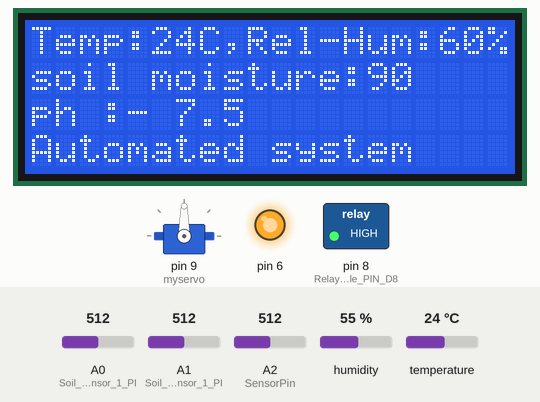
This sketch was run on a simulated Arduino Uno, built with avr-gcc and run on an emulated ATmega328P. On the bench: 20×4 character LCD, servo, switched loads named in the sketch (green lamp = pin HIGH), output pins drawn as LEDs (lit = HIGH). Dashed ring = blinking. Inputs (shaded band) come from the test bench; at power-on: A0 (Soil_Moisture_Sensor_1_PI) = 512, A1 (Soil_Moisture_Sensor_1_PI) = 512, A2 (SensorPin) = 512, humidity 55 %, temperature 24 °C. What the sketch prints to the serial monitor is not drawn.

Above: at 0.1 s.
2.0 s: A0 (Soil_Moisture_Sensor_1_PI) set to 963
3.8 s: A0 (Soil_Moisture_Sensor_1_PI) set to 996
At 6.0 s:
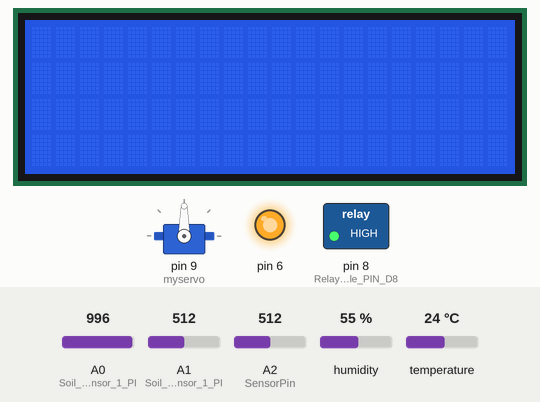
9.9 s: A1 (Soil_Moisture_Sensor_1_PI) set to 973
12.9 s: A1 (Soil_Moisture_Sensor_1_PI) set to 988
At 16.8 s:
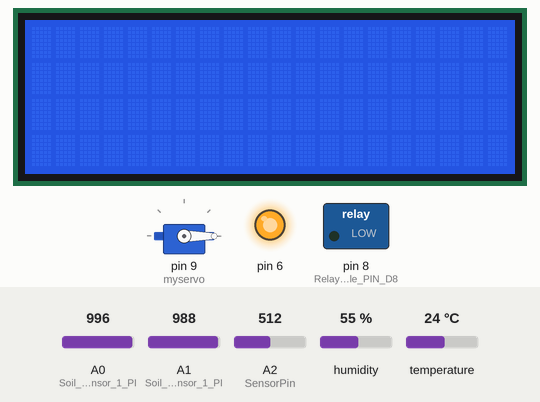
19.0 s: A1 (Soil_Moisture_Sensor_1_PI) set to 970
At 21.7 s:
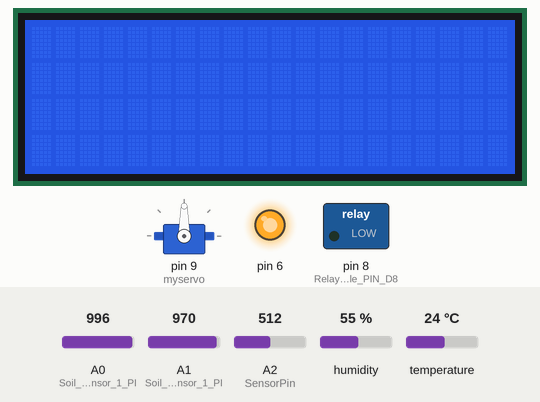
25.1 s: A1 (Soil_Moisture_Sensor_1_PI) set to 990
At 26.8 s:
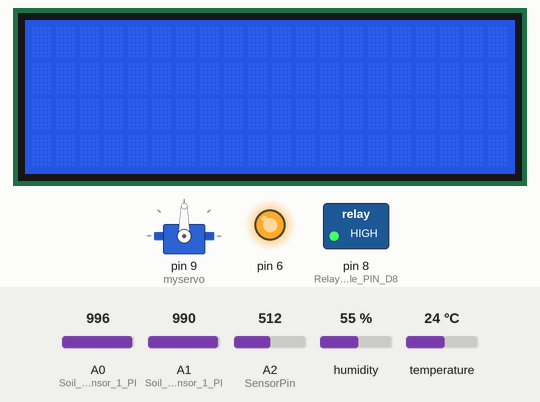
Timing chart, 0 to 32.2 s (numbered marks = the images above; inputs shaded):
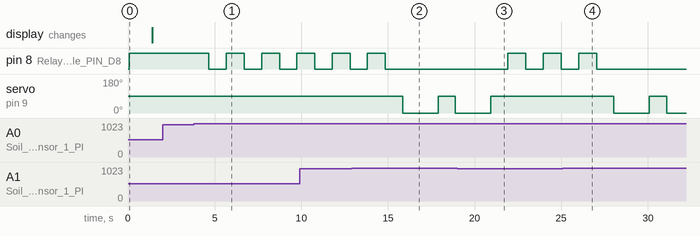

Measured:
- the behaviour switches between 979 and 980 on A0 (Soil_Moisture_Sensor_1_PI) (found by bisection; images 0 and 1)
- the behaviour switches between 979 and 980 on A1 (Soil_Moisture_Sensor_1_PI) (found by bisection; images 1 and 2)
- after the input at 2.0 s, every drawn part: stays the same
- after the input at 3.8 s, pin 8 (Relay_Module_PIN_D8): alternates HIGH for 1.0 s and LOW for 1.0 s, starting after 0.87 s
- after the input at 12.9 s, pin 8 (Relay_Module_PIN_D8): goes on until 14.9 s, then stays LOW; servo on pin 9 (myservo): 90° → 0° after 3.0 s, → 90° 2.0 s later, → 0° 1.0 s later
- after the input at 19.0 s, pin 8 (Relay_Module_PIN_D8): alternates HIGH for 1.0 s and LOW for 1.0 s, starting after 2.9 s; servo on pin 9 (myservo): goes on until 20.9 s, then stays 90°
- after the input at 25.1 s, pin 8 (Relay_Module_PIN_D8): goes on until 27.0 s, then stays LOW; servo on pin 9 (myservo): 90° → 0° after 2.9 s, → 90° 2.0 s later, → 0° 1.0 s later

The sketch:

final.ino
```cpp
#include <Servo.h>       // servo library
#include "DHT.h"         //temperature and humidity sensor
#include <LiquidCrystal.h>   //for lcd
LiquidCrystal lcd(5,4,3,2,1,0);   //pins are defined for lcd
#define DHTPIN 12         //setting the dht pin
#define DHTTYPE DHT11
#define SensorPin A2        //the ph meter analog output is connected with the arduino analog
unsigned long int avgValue;     //store the average value of the sensor feedback
float b;
int buf[10],temp;

DHT dht(DHTPIN, DHTTYPE);
Servo myservo;
int m=0;
int n=0;
int pos = 0;
int to=48;

void setup()
{
  lcd.begin(20,4);     // Print a message to the LCD.
  pinMode(6,OUTPUT);
  lcd.setCursor(0,0);
  lcd.print("Temp:24C,Rel-Hum:60%");
  lcd.setCursor(0,1);
  lcd.print("soil moisture:90"); // put your setup code here, to run once:
  lcd.setCursor(0,2);
  lcd.print("ph :- 7.5");
  lcd.setCursor(0,3);
  lcd.write("Automated system");

  dht.begin();                          //for dht to begin
  pinMode(A0, INPUT_PULLUP);           // Soil Moisture Sensor 1 PIN A0
  pinMode(A1, INPUT_PULLUP);           // Soil Moisture Sensor 1 PIN A1
  pinMode(8,OUTPUT);                             // Relay Module PIN D8
  Serial.begin(9600);                                  //  Sensor Buart Rate
  Serial.println("Ready ");   //testing the seril monitor
  myservo.attach(9);                                   //  Servo PIN D9
  digitalWrite(8, HIGH);      // Relay Normally Hight for OFF condition
  digitalWrite(6,HIGH);
 // lcd.clear();
  delay(500);

}

void loop()
{
// put your main code here, to run repeatedly:


float h = dht.readHumidity();                    // read humidity
float f = dht.readTemperature(true);             //read temperature in Fahrenheit

float value=0;
value = analogRead(SensorPin);
float phvalue = value*5.0/1024;           //converting analog into milivolt
phvalue= 3.5*phvalue;
Serial.print(" ph ");
Serial.print(phvalue,2);
delay(800);
lcd.clear();

 int m= analogRead(A0);                         // Soil Moisture Sensor 1 PIN A0
 int n= analogRead(A1);                           // Soil Moisture Sensor 1 PIN A1
 Serial.println(m);
 delay(10);
 Serial.println(n);
 delay(200);
 if (m>=980)
 {
  myservo.write(90);              // tell servo to go to position in variable 'pos'
 digitalWrite(8, LOW);       // Relay ON
 delay(1000);
 }
 else if(m<=970)
 {
  digitalWrite(8, HIGH);      // Relay ON
 }
 if (n>=980)
 {
  myservo.write(0);              // tell servo to go to position in variable 'pos'

 digitalWrite(8, LOW);       // Relay ON
 delay(1000);
 }
 else if(n<=970)
 {
  digitalWrite(8, HIGH);    // Relay OFF
 }

 else
 {
  digitalWrite(8, HIGH);   // Relay OFF
 }

}
```
